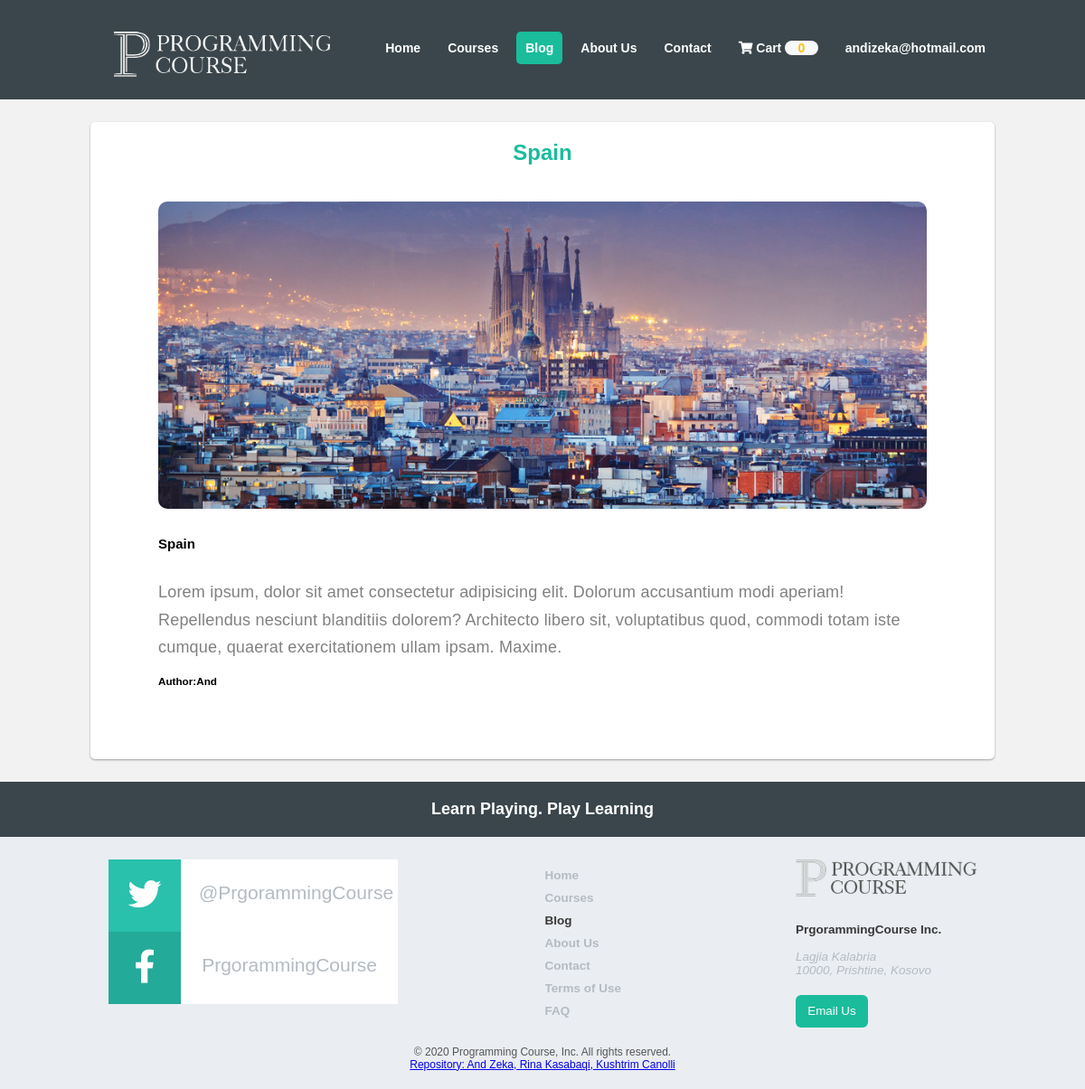
The page /blog.php (signed in) on the database its author committed.
### tables this page shows
CREATE TABLE `blogs` (
  `ID` int(11) NOT NULL,
  `Name` varchar(100) NOT NULL,
  `Description` longtext NOT NULL,
  `Image` varchar(100) NOT NULL,
  `User_id` int(11) NOT NULL,
  `Titulli2` longtext NOT NULL
);

CREATE TABLE `user` (
  `ID` int(11) NOT NULL,
  `Name` varchar(50) NOT NULL,
  `Email` varchar(50) NOT NULL,
  `Password` varchar(255) NOT NULL,
  `isAdmin` tinyint(1) NOT NULL DEFAULT 1
);

### blog.php (the view, shortened to what this page needs)
<?php
$obj = new Connection();
$connection = $obj->getConnection();
$sql = "Select * from blogs;";
$result = mysqli_query($connection, $sql);
?>
<!DOCTYPE html>
<html lang="en">
<head>
    <link rel="stylesheet" href="css/blog.css">
    <link rel="stylesheet" href="https://cdnjs.cloudflare.com/ajax/libs/font-awesome/5.13.0/css/all.min.css" />
</head>
<body class="">
    <div id="header">
        <div class="header wrapper">
            <div class="logo">
                <a href="home.html">
                    <img src="imgs/pgcourse.png" alt="">
                </a>
            </div>
            <div class="navigation-menu">
                <ul class="Dynamic Contact">
                    <li id="HomeNav">
                        <a href="index.php">Home</a>
                    </li>
                    <li id="CoursesNav">
                        <a href="courses.php">Courses</a>
                    </li>
                    <li id="BlogNav">
                        <a href="blog.php">Blog</a>
                    </li>
                    <li id="AboutNav">
                        <a href="about.php">About Us</a>
                    </li>
                    <li id="ContactNav">
                        <a href="contact.php">Contact</a>
                    </li>
                    <li id="CartNav">
                        <a href="cart.php"><i class="fas fa-shopping-cart"></i> Cart
                        <?php
                        if (isset($_SESSION['cart'])){
                            $count = count($_SESSION['cart']);
                            echo "<span id=\"cart_count\" class=\"text light\">$count</span>";
                        }else{
                            echo "<span id=\"cart_count\" class=\"text light\">0</span>";
                        }
                        ?>
                        </a>
                    </li>
                    <?php
                        if(isset($_SESSION['user'])){
                            $user = $_SESSION['user'];
                            echo "
                            <li id=\"signin\">
                                <a href=\"nav_2.php\">$user</a>
                            </li>
                            ";
                        }else{
                            echo "
                            <li id=\"signin\">
                                <a href=\"login.php\">SIGN IN</a>
                            </li>
                            ";
                        }
                    ?>
                </ul>
            </div>
        </div>
    </div>
<div class="wrapper extraLayout">
   <?php
    while($row=mysqli_fetch_array($result))
     {
        $sql2 = "Select name from user where id = '".$row['User_id']."'";
        $result1 = mysqli_query($connection, $sql2);
        $result2 = mysqli_fetch_array($result1);
    echo"<div class='dynamicPageInfo block'>
        <h1><strong>".$row['Name']."</strong></h1>
        <div class='row belief'>
            <div class='illustration'>
                <img src='".$row['Image']."' alt=''>
            </div>
            <div class=' description'>
                <div><h2><strong>".$row['Titulli2']."</strong></h2></div>
                <div><p>".$row['Description']."</p></div>
                <h3> Author:".$result2[0]."</h3>
            </div>
        </div>
    </div>";
    }
    ?>
</div>
<div id="footer" data-name="contacts">
    <div class="footerTitle">
        <p>Learn Playing. Play Learning</p>
    </div>
    <div class="footerContent wrapper">
        <div class="socialCounts">
            <a class="footerSocial" href="https://twitter.com" target="_blank">
                <div class="footerTwitter">
                    <i class="fab fa-twitter"></i>
                </div>
                <span>@PrgorammingCourse</span>
            </a>
            <a class="footerSocial" href="http://www.facebook.com" target="_blank">
                <div class="footerFacebook">
                    <i class="fab fa-facebook-f"></i>
                </div>
                <span>PrgorammingCourse</span>
            </a>
        </div>
        <div class="about">
            <div class="logoFooter">
                <img src="imgs/logo.png" alt="">
            </div>
            <div>
                <p>PrgorammingCourse Inc.</p>
                <address>
<br />Lagjia Kalabria
<br />10000, Prishtine, Kosovo</address>
            </div>
            <button>Email Us</button>
        </div>
        <div class="footerMenu Home">
            <ul>
                <li>
                    <a href="index.php" id="footerHome">Home</a>
                </li>
                <li>
                    <a href="courses.php" id="footerCourses">Courses</a>
                </li>
                <li>
                    <a href="blog.php" id=footerBlog>Blog</a>
                </li>
                <li>
                    <a href="about.php" id="footerAbout">About Us</a>
                </li>
                <li>
                    <a href="contact.php" id="footerContacts">Contact</a>
                </li>
                <li>
                    <a href="#" id="footerPrivacy-Policy">Terms of Use</a>
                </li>
                <li>
                    <a href="#" id="faq">FAQ</a>
                </li>
            </ul>
        </div>
    </div>
    <div class="copyright">
        © 2020 Programming Course, Inc. All rights reserved.<br><a href=" https://github.com/AndZeka/ProjektiWebEng">Repository: And Zeka, Rina Kasabaqi, Kushtrim Canolli</a>
    </div>
</body>
</html>

### css/blog.css (style rules this page uses)
* { padding: 0; margin: 0; }
body { position: relative; font-size: 10px; background-color: #f2f2f2; font-family: sans-serif; }
#header { width: 100%; overflow: hidden; background-color: #3a464b; }
.header { margin-top: 20px; margin-bottom: 20px; }
.wrapper { margin: 25px auto; width: 1000px; position: relative; }
.logo { float: left; overflow: hidden; }
.logo a { display: block; height: 60px; margin-bottom: -10px; margin-left: 25px; margin-right: 10px; margin-top: 10px; width: 230px; }
a { outline: none; }
.logo a img { height: 50px; }
.navigation-menu { float: right; overflow: hidden; margin-top: 10px; font-size: 10px; }
.navigation-menu ul { list-style: none; overflow: hidden; }
.navigation-menu ul li { float: left; margin-left: 10px; overflow: hidden; cursor: pointer; }
#BlogNav { background-color: #1abc9c; border-radius: 5px; }
.wrapper:after { content: ""; display: table; clear: both; }
.navigation-menu ul li a { text-decoration: none; font-weight: bold; font-size: 1.4em; color: #fff; padding: 10px; display: inline-block; white-space: nowrap; }
#CartNav { font-weight: bold; color: #fff; }
#cart_count { text-align: center; padding: 0 0.9rem 0rem 0.9rem; border-radius: 3rem; }
.light { background-color: #f8f9fa!important; }
.text { color: #ffc107!important; }
.block { background-color: #fff; padding: 20px; border-radius: 5px; box-shadow: 0 1px 3px rgba(0,0,0,.12), 0 1px 2px rgba(0,0,0,.24); }
h1 { font-size: 2.4em; color: #000; }
.dynamicPageInfo p { color: #b4bbc2; font-size: 1.4em; line-height: 1.7; margin-bottom: 15px; margin-top: 15px; color: #3a464b; }
.dynamicPageInfo h1 { color: #1abc9c; }
.dynamicPageInfo h1 { text-align: center; }
.belief { padding-bottom: 60px; padding-top: 30px; }
.illustration { justify-content: center; display: flex; padding: 0 30px ; padding-top: 10px; }
.illustration img { width: 850px; border-radius: 10px; }
.description { padding: 0 55px; padding-top: 30px; }
.description h2 { padding-bottom: 1em; }
.description p { color: rgba(74,74,74,0.7); font-size: 1.125rem; letter-spacing: 0.2px; max-width: 850px; }
#footer { width: 100%; background-color: #eaedf1; overflow: hidden; }
.footerTitle { width: 100%; background-color: #3a464b; overflow: hidden; }
.footerTitle p { text-align: center; color: #fff; font-weight: bold; font-size: 1.8em; padding: 20px; }
#footer .footerContent { margin-bottom: 0; }
.socialCounts { float: left; overflow: hidden; margin-left: 20px; }
.footerSocial { overflow: hidden; background-color: #fff; display: block; text-decoration: none; text-align: center; width: 320px; }
.fab { font-size: 37px; padding-top: 20px; }
.footerTwitter { background-color: #29c0ac; color: white; }
.footerFacebook, .footerGooglePlus, .footerTwitter { float: left; overflow: hidden; width: 80px; height: 80px; }
.footerSocial span { color: #b4bbc2; display: inline-block; font-weight: 500; font-size: 2.1em; margin-top: 25px; text-align: center; width: 200px; }
.footerFacebook { background-color: #24aa98; color: white; }
#footer .about { float: right; overflow: hidden; margin-right: 20px; }
#footer .about div { margin-bottom: 15px; }
.logoFooter { background-position: -12px -8px; width: 200px; height: 55px; }
.logoFooter img { width: 200px; }
#footer .about p { font-weight: bold; color: #383737; font-size: 1.35em; }
#footer .about address { font-weight: 500; color: #b4bbc2; font-size: 1.35em; }
#footer .about button { color: #fff; display: block; border: none; text-decoration: none; width: 80px; height: 36px; border-radius: 6px; background-color: #1abc9c; cursor: pointer; margin-top: 20px; }
button, input, textarea { font-family: sans-serif; }
.footerMenu { margin-left: auto; margin-right: auto; overflow: hidden; width: 115px; }
.footerMenu.Home #footerBlog { color: #383737; }
.footerMenu ul { list-style: none; }
.footerMenu ul li { margin-top: 10px; }
.footerMenu ul li a { font-weight: bold; color: #b4bbc2; font-size: 1.35em; text-decoration: none; }
#footer .copyright { text-align: center; color: #555; font-size: 12px; padding: 20px 0; }

### rows shown on the page
blogs: Name "Spain", Image (picture), Titulli2 "Spain", Description "Lorem ipsum, dolor sit amet consectetur adipisicing elit. Dolorum accusantium modi aperiam! Repellendus nesciunt blanditiis dolorem? Architecto libero sit, voluptatibus quod, commodi totam iste cumque, quaerat exercitationem ullam ipsam. Maxime.", User.Name "And"

### other values the page prints
$user "andizeka@hotmail.com"
